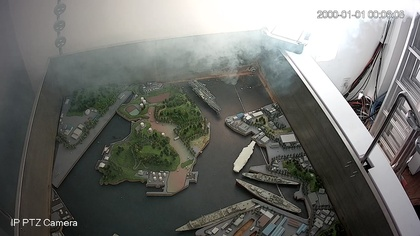
%> input picture 光电/matlab/start/1.jpg, 420 x 236 px, shrunk from 1920 x 1080 before the run, given in place of test.jpg, which was not available
$ octave dark_channel_modify_a3.m   (GNU Octave 9; MATLAB toolbox functions it lacks are replaced by stand-ins)
%> lines starting %> are read from the running program, lines starting %| are printed output that depends on the picture; in (x1, y1, x2, y2) boxes, pixels count from 0 and x2, y2 are one past the last pixel; in counts of white or black regions, pixels touching at a corner belong together; the program's own positions count from 1; pictures that were not available may be replaced by others from this repository, and a replacement may not be noted
### 光电/matlab/dark/jbfltGray.m
function B = jbfltGray(D,C,w,sigma_d,sigma_r)
%    D should be a double precision matrix of size NxMx1 (i.e., grayscale)  with normalized values in the %    closed interval [0,1].
%    C should be similar to D, from which the weights are calculated, with normalized values in the
%   closed interval [0,1].
% Pre-compute Gaussian distance weights.
[X,Y] = meshgrid(-w:w,-w:w);
G = exp(-(X.^2+Y.^2)/(2*sigma_d^2));
% Apply bilateral filter.
dim = size(D);
B = zeros(dim);
for i = 1:dim(1)
   for j = 1:dim(2)
         % Extract local region.
         iMin = max(i-w,1);
         iMax = min(i+w,dim(1));
         jMin = max(j-w,1);
         jMax = min(j+w,dim(2));
         I = D(iMin:iMax,jMin:jMax);
         % To compute weights from the color image
         J = C(iMin:iMax,jMin:jMax);
         % Compute Gaussian intensity weights according to the color image
         H = exp(-(J-C(i,j)).^2/(2*sigma_r^2));
         % Calculate bilateral filter response.
         F = H.*G((iMin:iMax)-i+w+1,(jMin:jMax)-j+w+1);
         B(i,j) = sum(F(:).*I(:))/sum(F(:));
   end
end

### 光电/matlab/dark/dark_channel_modify_a3.m
%% 改进透射率，使用联合双边滤波
close all
clear all
clc

%窗口半径
window_size=7;

%雾的去除度
w=0.95;

%选择图像
imagename='2.jpg';

%读取源图像
%imageres=imread(['F:\XY\master_thesis\speedtestimage\speedtestsmall',imagename]);
imageres=imread('test.jpg');
%> imageres is the input picture: size 236x420x3 uint8; mean R, G, B 110.4, 111.5, 107.4
figure,imshow(imageres,[0 255]);
%得到图像的长和宽
[imageres_heigth,imageres_length]=size(imageres(:,:,1));
%> imageres_heigth = 236; imageres_length = 420

%求取暗通道数据
Imin = min(imageres(:,:,1),min(imageres(:,:,2),imageres(:,:,3)));
%暗通道图像
imagedark = ordfilt2(Imin,1,ones(2*window_size+1,2*window_size+1)); % matlab自带的最小值滤波
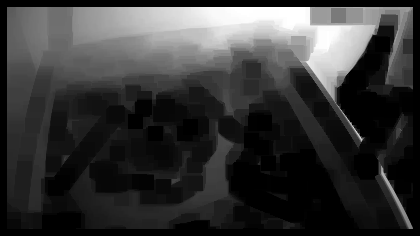
%> imagedark: size 236x420 uint8; min 0, max 255, mean 55.2
imagedark = double(imagedark);
%> imagedark: size 236x420 double
%figure,imshow(imagedark,[0 255]);
%imwrite(uint8(imagedark),'imagedark.jpg');
clear minimageres;

%求取大气光值
image_A = reshape(imagedark,imageres_length*imageres_heigth,1);
image_A = sort(image_A,'descend');
image_A = image_A(1:round(imageres_length*imageres_heigth*0.001));
%> image_A = 99 values from 255 to 255
atmo_light_value = round(mean(image_A));
%> atmo_light_value = 255

%分离三个通道并
imageres_r=double(imageres(:,:,1));
imageres_g=double(imageres(:,:,2));
imageres_b=double(imageres(:,:,3));

%求透射率，和大气光照无特别大的关系
image_tran_estimate=1-w*imagedark/atmo_light_value;
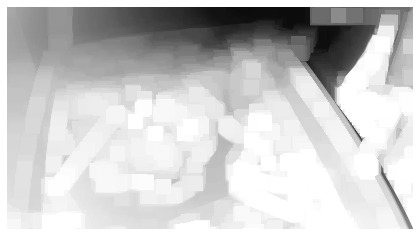
%> image_tran_estimate: size 236x420 double; min 0.05, max 1, mean 0.794
image_tran_estimate(image_tran_estimate<0.1)=0.1;
%> image_tran_estimate: size 236x420 double; 2.29% of pixels changed, all inside (x1, y1, x2, y2) = (200, 7, 345, 53)
figure,imshow(image_tran_estimate,[0 1]);
%imwrite(image_tran_estimate,'image_tran_estimate1_no.jpg');

%改进透射率，联合双边滤波
gray = rgb2gray(imageres);
image_tran_estimate_temp=image_tran_estimate;

image_tran_estimate = jbfltGray(double(gray)/255,image_tran_estimate_temp,1,3,9);
%> after the loop in jbfltGray, `for i = 1:dim(1)`:
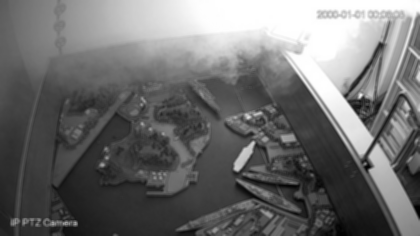
%> B: size 236x420 double; min 0.00205, max 1, mean 0.434
%imshow(image_tran_estimate,[0 255]);
%image_tran_estimate=double(image_tran_estimate)/255;

%求无雾图像
imagedes_r = (imageres_r-atmo_light_value)./image_tran_estimate + atmo_light_value;
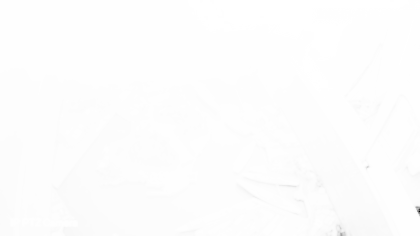
%> imagedes_r: size 236x420 double; min -122985.6, max 255, mean -390.6; drawn with min black and max white
imagedes_g = (imageres_g-atmo_light_value)./image_tran_estimate + atmo_light_value;
imagedes_b = (imageres_b-atmo_light_value)./image_tran_estimate + atmo_light_value;
%imagedes_r = (imageres_r-229)./image_tran_estimate + 229;
%imagedes_g = (imageres_g-217)./image_tran_estimate + 217;
%imagedes_b = (imageres_b-195)./image_tran_estimate + 195;
imagedes_r(imagedes_r>255)=255;
imagedes_g(imagedes_g>255)=255;
imagedes_b(imagedes_b>255)=255;
imagedes_r(imagedes_r<0)=0;
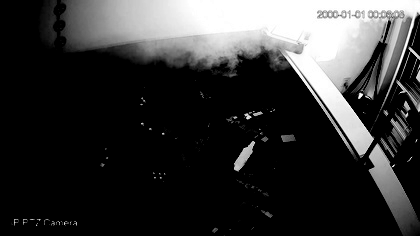
%> imagedes_r: size 236x420 double; min 0, max 255, mean 53.5
imagedes_g(imagedes_g<0)=0;
imagedes_b(imagedes_b<0)=0;
imagedes_r=round(imagedes_r);
imagedes_g=round(imagedes_g);
imagedes_b=round(imagedes_b);

imagedes(:,:,1)=uint8(imagedes_r);
imagedes(:,:,2)=uint8(imagedes_g);
imagedes(:,:,3)=uint8(imagedes_b);
%> imagedes: size 236x420x3 uint8

%imwrite(image_tran_estimate,'image_tran_estimate1_mor_ball.jpg');
imwrite(imagedes,'imagedes1_de.jpg');
figure,imshow(imagedes,[0 255]);

%% 处理
imagedes(:,:,1)=histeq(imagedes(:,:,1));%histeq,adapthisteq
imagedes(:,:,2)=histeq(imagedes(:,:,2));
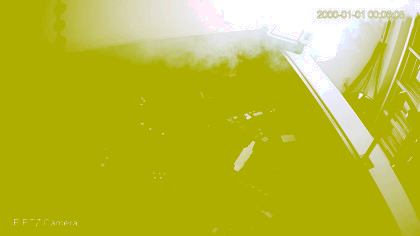
%> imagedes: size 236x420x3 uint8; mean R, G, B 187.2, 187.1, 53.1
imagedes(:,:,3)=histeq(imagedes(:,:,3));
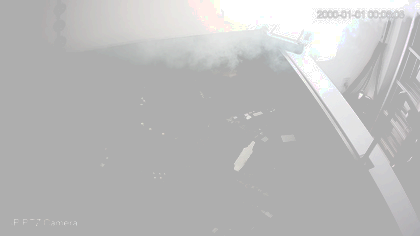
%> imagedes: size 236x420x3 uint8; mean R, G, B 187.2, 187.1, 187.1
figure,imshow(imagedes,[0 255]);

%% 输出
%imagedes=uint8(imagedes);
%figure,imshow(imagedes,[0 255]);
%imwrite(imagedes,'adapterhis-1.jpg');

$ run again, on 光电/matlab/start/compare-MERCR-1.jpg
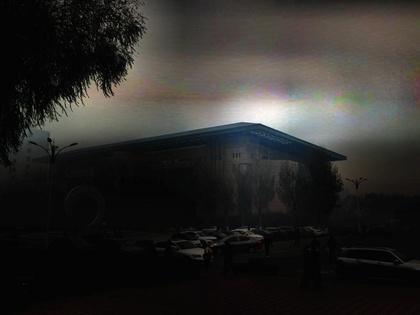
%> input picture 光电/matlab/start/compare-MERCR-1.jpg, 420 x 315 px, shrunk from 1024 x 768 before the run, given in place of test.jpg, which was not available
%> imageres is the input picture: size 315x420x3 uint8; mean R, G, B 44.3, 43, 40.4
%> imageres_heigth = 315; imageres_length = 420
%> `imagedark = ordfilt2(Imin,1,ones(2*window_size+1,2*window_size+1));`:
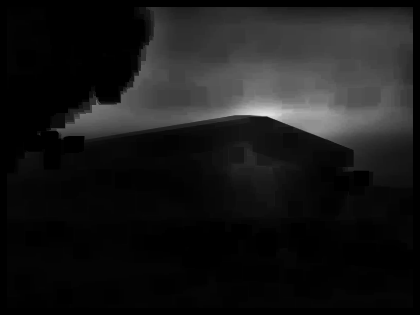
%> imagedark: size 315x420 uint8; min 0, max 225, mean 24.6
%> image_A = 132 values, max 225 at index 1, min 201 at index 131, mean 211.6
%> atmo_light_value = 212
%> `imagedes(:,:,3)=histeq(imagedes(:,:,3));`:
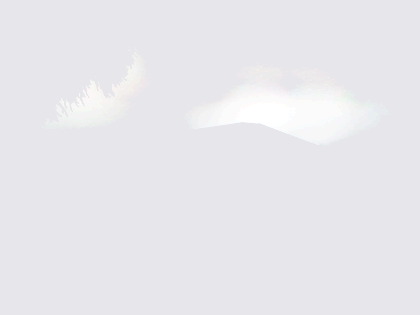
%> imagedes: size 315x420x3 uint8; mean R, G, B 232.1, 232.1, 235.8
